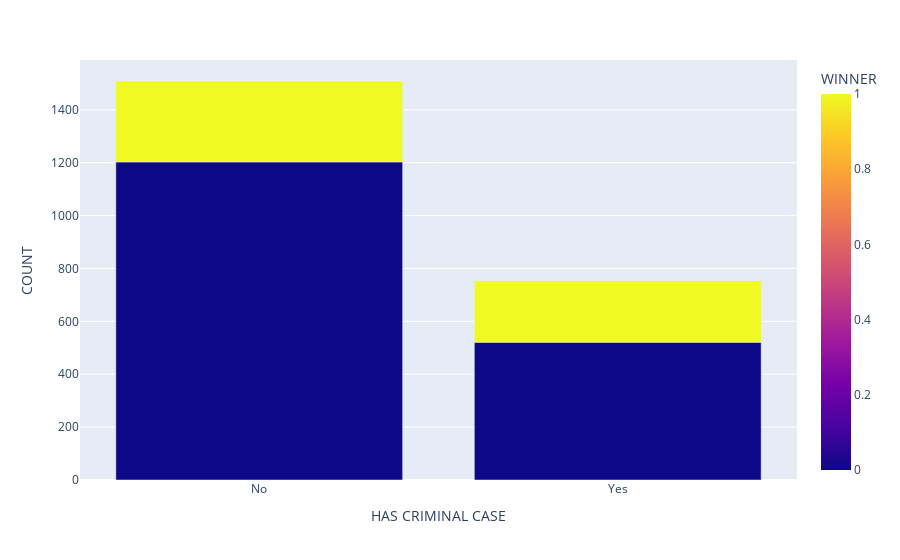

This figure's notebook cell:
### Code cell
#For Criminal Cases

df_criminal_cases = df_elec.loc[(df_elec['criminal_cases'].notnull()) & (df_elec['criminal_cases'] != 'Not Available')]
def criminal_cases(row):
    if row['criminal_cases'] == 0:
        return 'No'
    else:
        return 'Yes'
df_criminal_cases['HAS CRIMINAL CASE'] = df_criminal_cases.apply(criminal_cases,axis = 1)
df_criminal_cases_count = df_criminal_cases.groupby(['HAS CRIMINAL CASE','WINNER']).size().reset_index()
df_criminal_cases_count.columns = ['HAS CRIMINAL CASE','WINNER','COUNT']

fig = px.bar(df_criminal_cases_count, x="HAS CRIMINAL CASE", y="COUNT", color='WINNER')
fig.show()

### Figure 1 — Plotly figure (JSON) as saved in the notebook; plotly's stock layout.template omitted (floating-point values rounded to 4 significant figures)
{"data": [{"alignmentgroup": "True", "hovertemplate": "HAS CRIMINAL CASE=%{x}<br>COUNT=%{y}<br>WINNER=%{marker.color}<extra></extra>", "legendgroup": "", "marker": {"color": [0, 1, 0, 1], "coloraxis": "coloraxis", "pattern": {"shape": ""}}, "name": "", "offsetgroup": "", "orientation": "v", "showlegend": false, "textposition": "auto", "type": "bar", "x": ["No", "No", "Yes", "Yes"], "xaxis": "x", "y": [1203, 306, 521, 233], "yaxis": "y"}], "layout": {"barmode": "relative", "coloraxis": {"colorbar": {"title": {"text": "WINNER"}}, "colorscale": [[0, "#0d0887"], [0.1111, "#46039f"], [0.2222, "#7201a8"], [0.3333, "#9c179e"], [0.4444, "#bd3786"], [0.5556, "#d8576b"], [0.6667, "#ed7953"], [0.7778, "#fb9f3a"], [0.8889, "#fdca26"], [1, "#f0f921"]]}, "legend": {"tracegroupgap": 0}, "margin": {"t": 60}, "xaxis": {"anchor": "y", "domain": [0, 1], "title": {"text": "HAS CRIMINAL CASE"}}, "yaxis": {"anchor": "x", "domain": [0, 1], "title": {"text": "COUNT"}}}}
